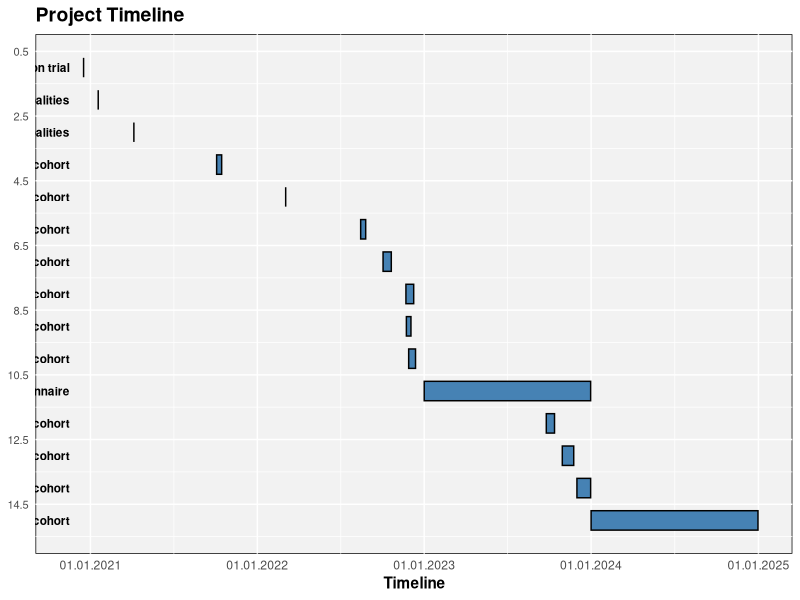
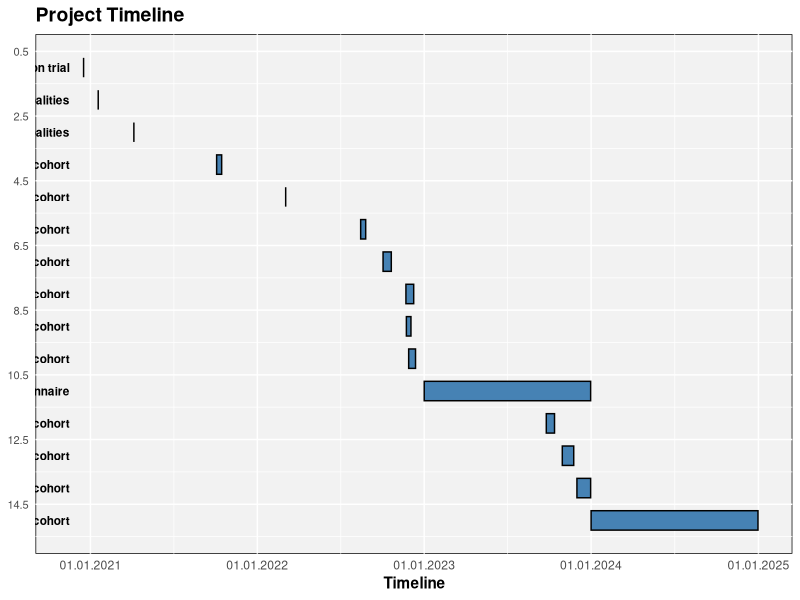

Source code (R) for these figures, in order:
library(ggplot2)
library(dplyr)
library(scales)  # for date formatting

# Define the timeline data
timeline_data <- data.frame(
  Event = c(
    "Act on two-year pre-primary education trial",
    "Randomization of small municipalities and sampling of large municipalities",
    "Randomization within large municipalities",
    "Baseline assessment of the 2016 cohort",
    "Group questionnaire for the 2016 cohort",
    "Randomization of the 2017 cohort",
    "Baseline assessment of the 2017 cohort",
    "First follow-up assessment of the 2016 cohort",
    "Group questionnaire for the 2017 cohort",
    "Group questionnaire for the 6 cohort",
    "First follow-up assessment of the 2017 cohort",
    "Second follow-up assessment of the 2016 cohort",
    "Group questionnaire for the 2017 cohort",
    "Teacher/school directors’ questionnaire",
    "Second follow-up assessment of the 2017 cohort"
  ),
  StartDate = as.Date(c(
    "2020-12-17", "2021-01-18", "2021-04-06", "2021-10-04", "2022-11-23",
    "2022-03-04", "2022-08-15", "2022-10-03", "2022-11-22", "2022-11-28",
    "2023-09-25", "2023-10-30", "2023-12-01", "2023-01-01", "2024-01-01"
  )),
  EndDate = as.Date(c(
    "2020-12-17", "2021-01-18", "2021-04-06", "2021-10-15", "2022-12-03",
    "2022-03-04", "2022-08-26", "2022-10-21", "2022-12-09", "2022-12-13",
    "2023-10-13", "2023-11-24", "2023-12-31", "2023-12-31", "2024-12-31"
  ))
)

# Assign unique numeric values to each event based on the start date
timeline_data <- timeline_data %>%
  arrange(StartDate) %>%
  mutate(EventNumber = row_number())

# Create the Gantt chart
gantt_chart <- ggplot(data = timeline_data) +
  geom_rect(
    aes(xmin = StartDate, xmax = EndDate, ymin = EventNumber - 0.3, ymax = EventNumber + 0.3),
    fill = "steelblue", color = "black"
  ) +
  annotate(
    "text",
    x = min(timeline_data$StartDate) - as.difftime(30, units = "days"),
    y = timeline_data$EventNumber,
    label = timeline_data$Event,
    hjust = 1,
    vjust = 0.5,
    size = 3,
    fontface = "bold"
  ) +
  scale_x_date(date_labels = "%d.%m.%Y") +
  scale_y_reverse(breaks = seq(0.5, 15.5, 2)) +  # Reverse the y-axis scale
  labs(x = "Timeline", y = NULL, title = "Project Timeline") +
  theme_minimal() +
  theme(
    axis.title.x = element_text(face = "bold"),
    plot.title = element_text(face = "bold", size = 14),
    axis.text.y = element_text(size = 8),
    axis.ticks.y = element_blank(),
    panel.background = element_rect(fill = "grey95"),
    panel.grid = element_line(size = 0.5, color = "white")
  )

last_plot()

# Save the Gantt chart as a PDF file
ggsave("project_gantt_chart.pdf", gantt_chart, width = 8, height = 6)
